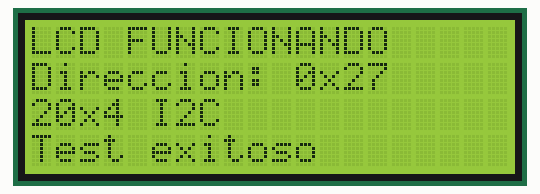
The sketch below on a simulated Arduino Uno, built with avr-gcc and run on an emulated ATmega328P. On the bench: 20×4 character LCD.

Above: at 0.3 s.
At 6.3 s:
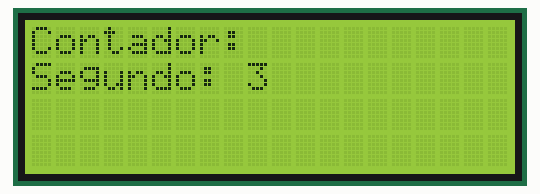
At 7.3 s:
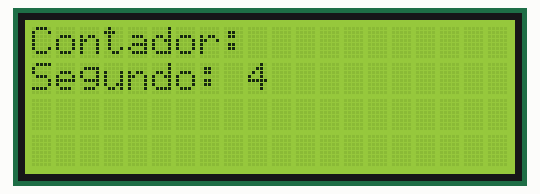
At 13.4 s:
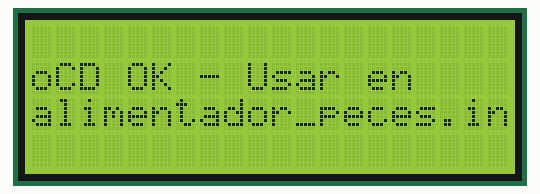

Measured:
- what the display in image 0 shows lasts 3.0 s, from 0.2 s to 3.2 s
- what the display in image 1 shows lasts 1.0 s, from 6.3 s to 7.3 s

The sketch:

diagnostico_lcd.ino
```cpp
/*
  diagnostico_lcd.ino - Diagnóstico simple del LCD
  Este sketch verifica si el LCD funciona correctamente
*/

#include <Wire.h>
#include <LiquidCrystal_I2C.h>

// Configuración del LCD
const int LCD_ADDRESS = 0x27;  // Cambiar si es necesario
const int LCD_COLUMNS = 20;
const int LCD_ROWS = 4;

LiquidCrystal_I2C lcd(LCD_ADDRESS, LCD_COLUMNS, LCD_ROWS);

void setup() {
  // Inicializar I2C
  Wire.begin();
  delay(100);

  // Inicializar LCD
  lcd.init();
  lcd.backlight();
  lcd.clear();

  // Mostrar mensaje de prueba
  lcd.setCursor(0, 0);
  lcd.print("LCD FUNCIONANDO");
  lcd.setCursor(0, 1);
  lcd.print("Direccion: 0x");
  lcd.print(LCD_ADDRESS, HEX);
  lcd.setCursor(0, 2);
  lcd.print("20x4 I2C");
  lcd.setCursor(0, 3);
  lcd.print("Test exitoso");

  delay(3000);

  // Mostrar contador
  lcd.clear();
  lcd.setCursor(0, 0);
  lcd.print("Contador:");

  for (int i = 0; i < 10; i++) {
    lcd.setCursor(0, 1);
    lcd.print("Segundo: ");
    lcd.print(i);
    lcd.print("   ");
    delay(1000);
  }

  // Mostrar mensaje final
  lcd.clear();
  lcd.setCursor(0, 1);
  lcd.print("LCD OK - Usar en");
  lcd.setCursor(0, 2);
  lcd.print("alimentador_peces.ino");
}

void loop() {
  // Nada que hacer aquí
  delay(1000);
}
```
